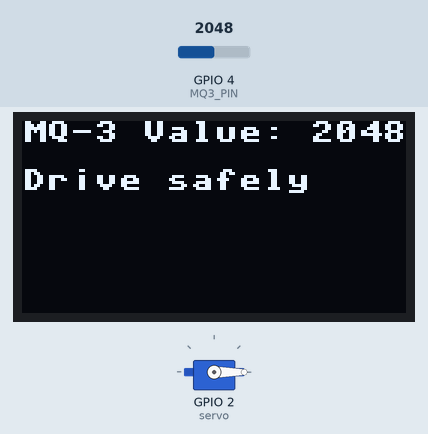
This program was run on a simulated ESP32 board running MicroPython. Parts: 128×64 one-colour display, servo. Inputs (shaded band) come from the test bench; at power-on: GPIO 4 (MQ3_PIN) = 2048 (analog values on the 0–4095 scale). Servo angles are drawn from the pulse width (0.5 ms = 0°, 2.5 ms = 180°); library files of the repository ran but are not shown: ssd1306.py.

Above: at 1.2 s.
1.3 s: GPIO 4 (MQ3_PIN) set to 4052
At 3.2 s:
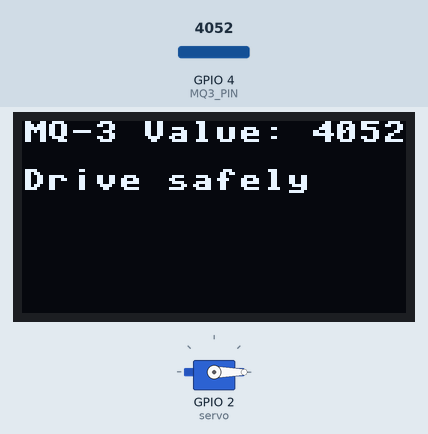
3.6 s: GPIO 4 (MQ3_PIN) set to 4095
At 5.3 s:
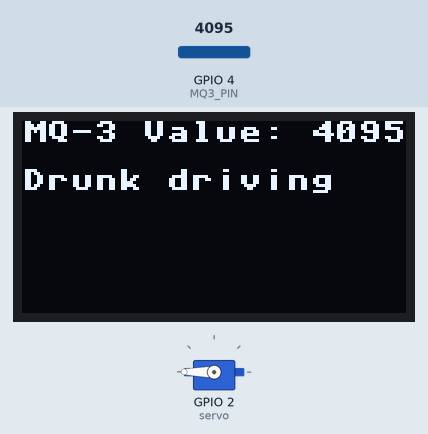
5.6 s: GPIO 4 (MQ3_PIN) set to 3603
At 6.6 s:
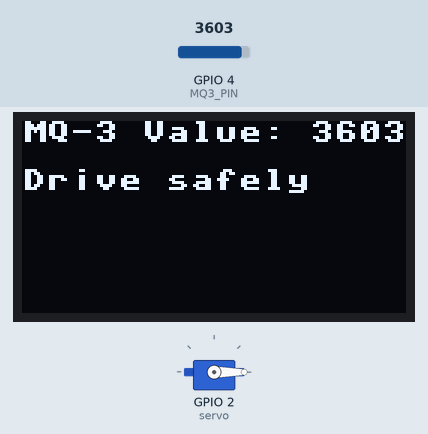
Timing chart, 0 to 8.6 s (numbered marks = the images above; inputs shaded):
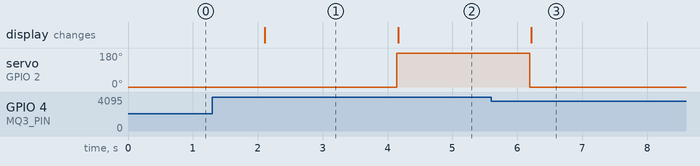

The program:

MQ-3.py
```python
from machine import Pin, ADC, PWM, SoftI2C
import time
from ssd1306 import SSD1306_I2C

# 初始化OLED屏幕
i2c = SoftI2C(sda=Pin(22), scl=Pin(21))
oled = SSD1306_I2C(128, 64, i2c, addr=0x3c)

# 假设 MQ-3 连接到 ADC1 的 GPIO4
MQ3_PIN = 4
# 假设舵机连接到 PWM 通道的 GPIO2
SERVO_PIN = 2

# 设定酒精浓度的阈值
ALCOHOL_THRESHOLD = 4094  # 替换为你设定的阈值

# 初始化 ADC
adc = ADC(Pin(MQ3_PIN))
adc.atten(ADC.ATTN_11DB)
adc.width(ADC.WIDTH_12BIT)

# 初始化 PWM
servo = PWM(Pin(SERVO_PIN), freq=50)

# 舵机角度到PWM duty值的映射
def set_servo_angle(angle):
    if angle == 0:
        servo.duty_u16(1638)  # 0度
    elif angle == 90:
        servo.duty_u16(4915)  # 90度
    elif angle == 180:
        servo.duty_u16(8192)  # 180度

# 读取MQ-3并控制舵机，同时在OLED屏幕上显示信息
def read_mq3_and_control_servo():
    # 读取50次ADC值并求平均值
    sum_values = 0
    for i in range(50):
        sum_values += adc.read()
    average_value = sum_values / 50

    # 清除OLED屏幕上的内容
    oled.fill(0)

    # 在OLED屏幕上显示MQ-3的值
    oled.text("MQ-3 Value: " + str(average_value), 0, 0)

    # 假设我们设定当酒精浓度超过阈值时，舵机转动到180°
    if average_value > ALCOHOL_THRESHOLD:
        set_servo_angle(180)  # 转动舵机到 180°
        oled.text("Drunk driving", 0, 16)  # 在OLED屏幕上显示警告信息
    else:
        set_servo_angle(0)  # 返回舵机到 0°
        oled.text("Drive safely", 0, 16)  # 在OLED屏幕上显示正常信息

    # 显示OLED屏幕上的内容
    oled.show()

# 主循环，持续读取并处理 MQ-3 的值
while True:
    read_mq3_and_control_servo()
    time.sleep(1)  # 每秒读取一次
```

Measured:
- the behaviour switches between 4094 and 4095 on GPIO 4 (MQ3_PIN) (found by bisection; images 1 and 2)
- after the input at 1.3 s, the display: changes after 0.81 s (image 1)
- after the input at 3.6 s, servo on GPIO 2 (servo): 0° → 180° after 0.54 s; the display: changes after 0.56 s (image 2)
- after the input at 5.6 s, servo on GPIO 2 (servo): 180° → 0° after 0.59 s; the display: changes after 0.62 s (image 3)
